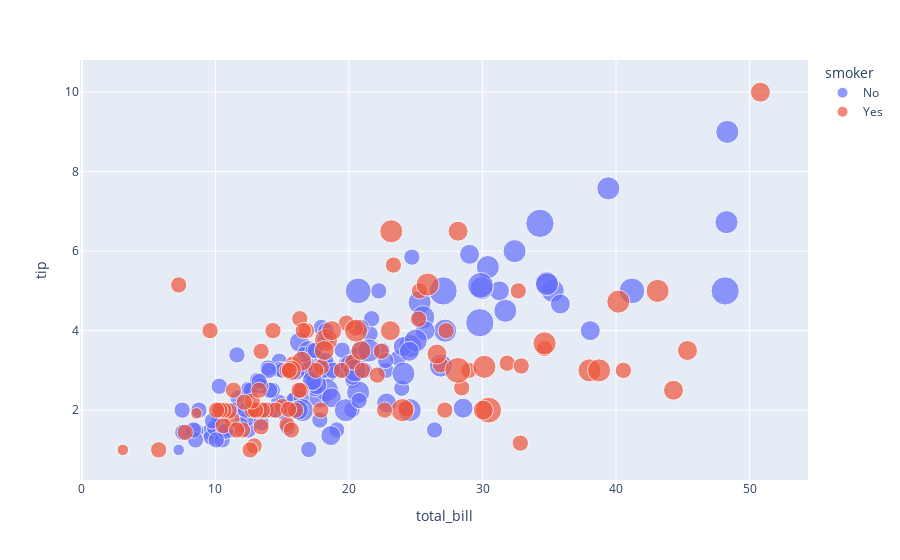

The notebook cell saved with this chart:
### Markdown cell above
### Scatter Plot

### Code cell
tips = px.data.tips()
fig = px.scatter(tips, x="total_bill", y="tip", size="size", color="smoker")
fig.show();

### Figure 1 — Plotly figure (JSON) as saved in the notebook; plotly's stock layout.template omitted (floating-point values rounded to 4 significant figures; data arrays with more than 128 entries replaced by an {"elided": "..."} marker saying what was removed)
{"data": [{"hovertemplate": "smoker=No<br>total_bill=%{x}<br>tip=%{y}<br>size=%{marker.size}<extra></extra>", "legendgroup": "No", "marker": {"color": "#636efa", "size": {"elided": "151 int values"}, "sizemode": "area", "sizeref": 0.015, "symbol": "circle"}, "mode": "markers", "name": "No", "orientation": "v", "showlegend": true, "type": "scatter", "x": {"elided": "151 float values"}, "xaxis": "x", "y": {"elided": "151 float values"}, "yaxis": "y"}, {"hovertemplate": "smoker=Yes<br>total_bill=%{x}<br>tip=%{y}<br>size=%{marker.size}<extra></extra>", "legendgroup": "Yes", "marker": {"color": "#EF553B", "size": [4, 2, 2, 2, 2, 4, 1, 2, 2, 2, 2, 2, 2, 2, 2, 2, 4, 2, 2, 2, 2, 2, 3, 2, 2, 2, 2, 2, 2, 2, 2, 2, 3, 2, 2, 2, 2, 2, 2, 2, 2, 2, 4, 2, 3, 4, 2, 3, 5, 3, 3, 2, 2, 2, 2, 2, 2, 4, 2, 2, 3, 2, 2, 2, 4, 3, 3, 4, 2, 2, 3, 4, 2, 3, 2, 5, 2, 2, 4, 2, 2, 1, 2, 2, 2, 2, 4, 3, 2, 2, 2, 2, 2], "sizemode": "area", "sizeref": 0.015, "symbol": "circle"}, "mode": "markers", "name": "Yes", "orientation": "v", "showlegend": true, "type": "scatter", "x": [38.01, 11.24, 20.29, 13.81, 11.02, 18.29, 3.07, 15.01, 26.86, 25.28, 17.92, 19.44, 32.68, 28.97, 5.75, 16.32, 40.17, 27.28, 12.03, 21.01, 11.35, 15.38, 44.3, 22.42, 15.36, 20.49, 25.21, 14.31, 16, 17.51, 10.59, 10.63, 50.81, 15.81, 7.25, 31.85, 16.82, 32.9, 17.89, 14.48, 9.6, 34.63, 34.65, 23.33, 45.35, 23.17, 40.55, 20.9, 30.46, 18.15, 23.1, 15.69, 19.81, 28.44, 15.48, 16.58, 10.34, 43.11, 13, 13.51, 18.71, 12.74, 13, 16.4, 20.53, 16.47, 26.59, 38.73, 24.27, 12.76, 30.06, 25.89, 13.27, 28.17, 12.9, 28.15, 11.59, 7.74, 30.14, 12.16, 13.42, 8.58, 13.42, 16.27, 10.09, 22.12, 24.01, 15.69, 15.53, 12.6, 32.83, 27.18, 22.67], "xaxis": "x", "y": [3, 1.76, 3.21, 2, 1.98, 3.76, 1, 2.09, 3.14, 5, 3.08, 3, 5, 3, 1, 4.3, 4.73, 4, 1.5, 3, 2.5, 3, 2.5, 3.48, 1.64, 4.06, 4.29, 4, 2, 3, 1.61, 2, 10, 3.16, 5.15, 3.18, 4, 3.11, 2, 2, 4, 3.55, 3.68, 5.65, 3.5, 6.5, 3, 3.5, 2, 3.5, 4, 1.5, 4.19, 2.56, 2.02, 4, 2, 5, 2, 2, 4, 2.01, 2, 2.5, 4, 3.23, 3.41, 3, 2.03, 2.23, 2, 5.16, 2.5, 6.5, 1.1, 3, 1.5, 1.44, 3.09, 2.2, 3.48, 1.92, 1.58, 2.5, 2, 2.88, 2, 3, 3, 1, 1.17, 2, 2], "yaxis": "y"}], "layout": {"autosize": true, "legend": {"itemsizing": "constant", "title": {"text": "smoker"}, "tracegroupgap": 0}, "margin": {"t": 60}, "xaxis": {"anchor": "y", "autorange": true, "domain": [0, 1], "range": [-0.01023, 54.16], "title": {"text": "total_bill"}, "type": "linear"}, "yaxis": {"anchor": "x", "autorange": true, "domain": [0, 1], "range": [-0.01951, 11.12], "title": {"text": "tip"}, "type": "linear"}}}
